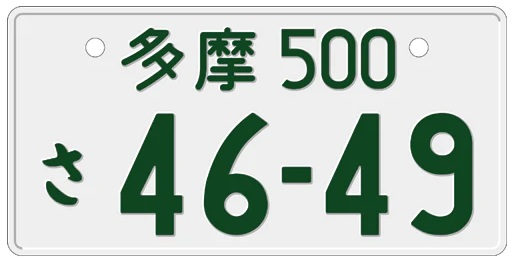
#> input picture TS-ANPR-release-v3.1.0/examples/img/JP/licensePlate.jpg, 515 x 263 px
$ python -i 5th_try_format.py   (imports and definitions only)
#> lines starting #> are read from the running program, lines starting #| are printed output that depends on the picture; after the words box and inside, x2 and y2 are one past the last pixel; in counts of white or black regions, pixels touching at a corner belong together
#> further down, picture is the input picture: shape (263, 515, 3); mean B, G, R 199.4, 205.9, 196.2
# -*- coding: utf-8 -*-

# 0. 필요한 라이브러리 임포트
import hailo_platform as hpf
import numpy as np
import cv2
import time
import re
import requests
import json
import logging
from collections import Counter
import threading

# --- 로깅 기본 설정 ---
# [1 line not run here, left out]

# --- 서버 통신 함수 ---
# [11 lines left out: function send_results_to_server, not called in this run]


# --- 1. 사용자 설정 ---
YOLO_HEF_PATH = "yolov8m.hef"
LPR_HEF_PATH = "lprnet_test.hef"
CONF_THRESHOLD = 0.6

CAMERA_INDICES = [0, 2]
CAMERA_WIDTH = 640
CAMERA_HEIGHT = 480
CAMERA_FPS = 15

ROI_CONFIG = {
    0: {
        "ZONE1": [0, 0, CAMERA_WIDTH // 2, CAMERA_HEIGHT],
        "ZONE2": [CAMERA_WIDTH // 2, 0, CAMERA_WIDTH, CAMERA_HEIGHT]
    },
    2: {
        "ZONE1": [0, 0, CAMERA_WIDTH // 2, CAMERA_HEIGHT],
        "ZONE2": [CAMERA_WIDTH // 2, 0, CAMERA_WIDTH, CAMERA_HEIGHT]
    }
}

LPR_CHARACTERS = [
    '가', '나', '다', '라', '마', '거', '너', '더', '러', '머', '버', '서', '어', '저',
    '고', '노', '도', '로', '모', '보', '소', '오', '조',
    '구', '누', '두', '루', '무', '부', '수', '우', '주',
    '아', '바', '사', '자', '배', '허', '하', '호', '국',
    '0', '1', '2', '3', '4', '5', '6', '7', '8', '9', '-'
]


# --- 2. 모델 로드 ---
# [1 line not run here, left out]
try:
    yolo_hef = hpf.HEF(YOLO_HEF_PATH)
    lpr_hef = hpf.HEF(LPR_HEF_PATH)
except Exception as e:
    print(f"[ERROR] Failed to load HEF files: {e}")
    exit()

# [1 line that did not run here, left out]
# [1 line that did not run here, left out]
# [1 line that did not run here, left out]

# [1 line that did not run here, left out]
# [1 line that did not run here, left out]
# [1 line that did not run here, left out]

# [2 lines not run here, left out]


# --- 3. 전처리 및 후처리 함수 ---

# [59 lines left out: functions preprocess_yolo_image, preprocess_lpr_image, extract_license_plates, ctc_greedy_decode, not called in this run]

# --- [핵심 수정] 띄어쓰기를 추가하지 않도록 함수 변경 ---
def format_plate_text(text):
    """단순히 하이픈(-)과 모든 공백을 제거하여 반환합니다."""
    return text.replace('-', '').replace(' ', '')

def is_electric_vehicle(plate_image):
    hsv = cv2.cvtColor(plate_image, cv2.COLOR_BGR2HSV)
#> hsv: shape (263, 515, 3); mean H, S, V 30.2, 34.8, 206.1
    total_pixels = hsv.shape[0] * hsv.shape[1]
#> total_pixels = 135445
    if total_pixels == 0:
        return "NORMAL"

    lower_blue = np.array([90, 70, 50])
    upper_blue = np.array([130, 255, 255])
    blue_mask = cv2.inRange(hsv, lower_blue, upper_blue)
#> blue_mask: shape (263, 515); every value is 0
    blue_ratio = cv2.countNonZero(blue_mask) / total_pixels
#> blue_ratio = 0

    lower_white_grey = np.array([0, 0, 70])
    upper_white_grey = np.array([180, 40, 255])
    white_grey_mask = cv2.inRange(hsv, lower_white_grey, upper_white_grey)
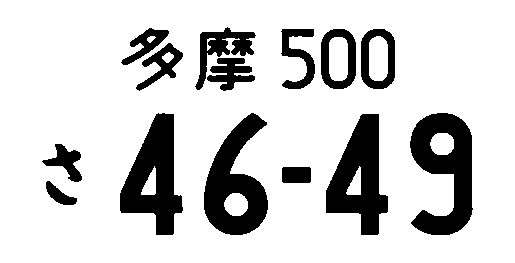
#> white_grey_mask: shape (263, 515); 81.4% white; 14 black regions, largest, box (x1, y1, x2, y2) and area: (410, 113, 473, 235) 4509, (204, 113, 268, 235) 4190, (120, 113, 183, 235) 4187
    white_grey_ratio = cv2.countNonZero(white_grey_mask) / total_pixels
#> white_grey_ratio = 0.814

    is_ev = blue_ratio > white_grey_ratio and blue_ratio > 0.05
#> is_ev = False
    decision = "EV" if is_ev else "NORMAL"
#> decision = 'NORMAL'
    return decision


# --- 4. 메인 추론 및 시스템 로직 ---
# [151 lines left out: functions run_inference_session, main, not called in this run]

# [2 lines not run here, left out]

>>> import cv2
>>> picture = cv2.imread('../../../TS-ANPR-release-v3.1.0/examples/img/JP/licensePlate.jpg')
>>> result = is_electric_vehicle(picture)
#> result = 'NORMAL'
